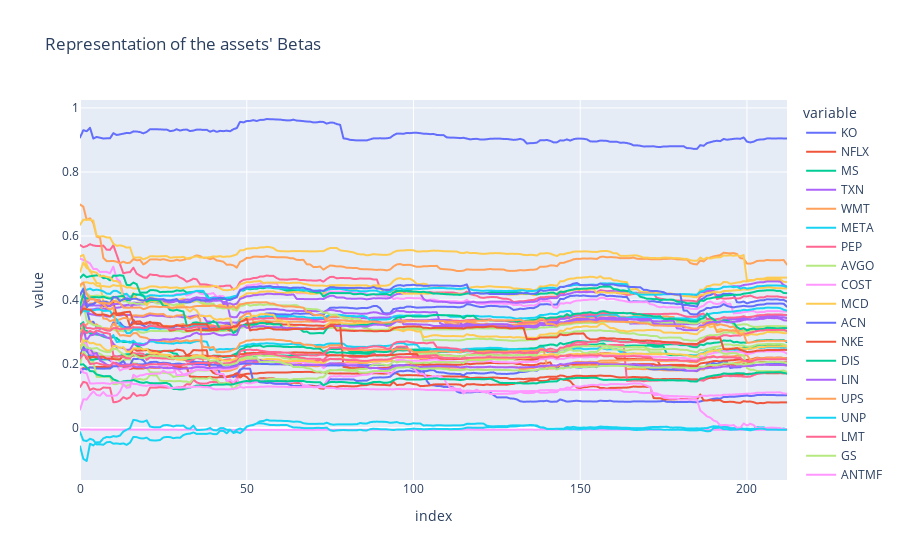

The notebook cell saved with this chart:
### Code cell
fig = px.line(df_betas,x = df_betas.index,y = df_betas.columns,title = "Representation of the assets' Betas")
fig.show()

### Figure 1 — Plotly figure (JSON) as saved in the notebook; plotly's stock layout.template omitted (floating-point values rounded to 4 significant figures; data arrays with more than 128 entries replaced by an {"elided": "..."} marker saying what was removed)
{"data": [{"hovertemplate": "variable=KO<br>index=%{x}<br>value=%{y}<extra></extra>", "legendgroup": "KO", "line": {"color": "#636efa", "dash": "solid"}, "marker": {"symbol": "circle"}, "mode": "lines", "name": "KO", "showlegend": true, "type": "scattergl", "x": {"elided": "213 int values"}, "xaxis": "x", "y": {"elided": "213 float values"}, "yaxis": "y"}, {"hovertemplate": "variable=NFLX<br>index=%{x}<br>value=%{y}<extra></extra>", "legendgroup": "NFLX", "line": {"color": "#EF553B", "dash": "solid"}, "marker": {"symbol": "circle"}, "mode": "lines", "name": "NFLX", "showlegend": true, "type": "scattergl", "x": {"elided": "213 int values"}, "xaxis": "x", "y": {"elided": "213 float values"}, "yaxis": "y"}, {"hovertemplate": "variable=MS<br>index=%{x}<br>value=%{y}<extra></extra>", "legendgroup": "MS", "line": {"color": "#00cc96", "dash": "solid"}, "marker": {"symbol": "circle"}, "mode": "lines", "name": "MS", "showlegend": true, "type": "scattergl", "x": {"elided": "213 int values"}, "xaxis": "x", "y": {"elided": "213 float values"}, "yaxis": "y"}, {"hovertemplate": "variable=TXN<br>index=%{x}<br>value=%{y}<extra></extra>", "legendgroup": "TXN", "line": {"color": "#ab63fa", "dash": "solid"}, "marker": {"symbol": "circle"}, "mode": "lines", "name": "TXN", "showlegend": true, "type": "scattergl", "x": {"elided": "213 int values"}, "xaxis": "x", "y": {"elided": "213 float values"}, "yaxis": "y"}, {"hovertemplate": "variable=WMT<br>index=%{x}<br>value=%{y}<extra></extra>", "legendgroup": "WMT", "line": {"color": "#FFA15A", "dash": "solid"}, "marker": {"symbol": "circle"}, "mode": "lines", "name": "WMT", "showlegend": true, "type": "scattergl", "x": {"elided": "213 int values"}, "xaxis": "x", "y": {"elided": "213 float values"}, "yaxis": "y"}, {"hovertemplate": "variable=META<br>index=%{x}<br>value=%{y}<extra></extra>", "legendgroup": "META", "line": {"color": "#19d3f3", "dash": "solid"}, "marker": {"symbol": "circle"}, "mode": "lines", "name": "META", "showlegend": true, "type": "scattergl", "x": {"elided": "213 int values"}, "xaxis": "x", "y": {"elided": "213 float values"}, "yaxis": "y"}, {"hovertemplate": "variable=PEP<br>index=%{x}<br>value=%{y}<extra></extra>", "legendgroup": "PEP", "line": {"color": "#FF6692", "dash": "solid"}, "marker": {"symbol": "circle"}, "mode": "lines", "name": "PEP", "showlegend": true, "type": "scattergl", "x": {"elided": "213 int values"}, "xaxis": "x", "y": {"elided": "213 float values"}, "yaxis": "y"}, {"hovertemplate": "variable=AVGO<br>index=%{x}<br>value=%{y}<extra></extra>", "legendgroup": "AVGO", "line": {"color": "#B6E880", "dash": "solid"}, "marker": {"symbol": "circle"}, "mode": "lines", "name": "AVGO", "showlegend": true, "type": "scattergl", "x": {"elided": "213 int values"}, "xaxis": "x", "y": {"elided": "213 float values"}, "yaxis": "y"}, {"hovertemplate": "variable=COST<br>index=%{x}<br>value=%{y}<extra></extra>", "legendgroup": "COST", "line": {"color": "#FF97FF", "dash": "solid"}, "marker": {"symbol": "circle"}, "mode": "lines", "name": "COST", "showlegend": true, "type": "scattergl", "x": {"elided": "213 int values"}, "xaxis": "x", "y": {"elided": "213 float values"}, "yaxis": "y"}, {"hovertemplate": "variable=MCD<br>index=%{x}<br>value=%{y}<extra></extra>", "legendgroup": "MCD", "line": {"color": "#FECB52", "dash": "solid"}, "marker": {"symbol": "circle"}, "mode": "lines", "name": "MCD", "showlegend": true, "type": "scattergl", "x": {"elided": "213 int values"}, "xaxis": "x", "y": {"elided": "213 float values"}, "yaxis": "y"}, {"hovertemplate": "variable=ACN<br>index=%{x}<br>value=%{y}<extra></extra>", "legendgroup": "ACN", "line": {"color": "#636efa", "dash": "solid"}, "marker": {"symbol": "circle"}, "mode": "lines", "name": "ACN", "showlegend": true, "type": "scattergl", "x": {"elided": "213 int values"}, "xaxis": "x", "y": {"elided": "213 float values"}, "yaxis": "y"}, {"hovertemplate": "variable=NKE<br>index=%{x}<br>value=%{y}<extra></extra>", "legendgroup": "NKE", "line": {"color": "#EF553B", "dash": "solid"}, "marker": {"symbol": "circle"}, "mode": "lines", "name": "NKE", "showlegend": true, "type": "scattergl", "x": {"elided": "213 int values"}, "xaxis": "x", "y": {"elided": "213 float values"}, "yaxis": "y"}, {"hovertemplate": "variable=DIS<br>index=%{x}<br>value=%{y}<extra></extra>", "legendgroup": "DIS", "line": {"color": "#00cc96", "dash": "solid"}, "marker": {"symbol": "circle"}, "mode": "lines", "name": "DIS", "showlegend": true, "type": "scattergl", "x": {"elided": "213 int values"}, "xaxis": "x", "y": {"elided": "213 float values"}, "yaxis": "y"}, {"hovertemplate": "variable=LIN<br>index=%{x}<br>value=%{y}<extra></extra>", "legendgroup": "LIN", "line": {"color": "#ab63fa", "dash": "solid"}, "marker": {"symbol": "circle"}, "mode": "lines", "name": "LIN", "showlegend": true, "type": "scattergl", "x": {"elided": "213 int values"}, "xaxis": "x", "y": {"elided": "213 float values"}, "yaxis": "y"}, {"hovertemplate": "variable=UPS<br>index=%{x}<br>value=%{y}<extra></extra>", "legendgroup": "UPS", "line": {"color": "#FFA15A", "dash": "solid"}, "marker": {"symbol": "circle"}, "mode": "lines", "name": "UPS", "showlegend": true, "type": "scattergl", "x": {"elided": "213 int values"}, "xaxis": "x", "y": {"elided": "213 float values"}, "yaxis": "y"}, {"hovertemplate": "variable=UNP<br>index=%{x}<br>value=%{y}<extra></extra>", "legendgroup": "UNP", "line": {"color": "#19d3f3", "dash": "solid"}, "marker": {"symbol": "circle"}, "mode": "lines", "name": "UNP", "showlegend": true, "type": "scattergl", "x": {"elided": "213 int values"}, "xaxis": "x", "y": {"elided": "213 float values"}, "yaxis": "y"}, {"hovertemplate": "variable=LMT<br>index=%{x}<br>value=%{y}<extra></extra>", "legendgroup": "LMT", "line": {"color": "#FF6692", "dash": "solid"}, "marker": {"symbol": "circle"}, "mode": "lines", "name": "LMT", "showlegend": true, "type": "scattergl", "x": {"elided": "213 int values"}, "xaxis": "x", "y": {"elided": "213 float values"}, "yaxis": "y"}, {"hovertemplate": "variable=GS<br>index=%{x}<br>value=%{y}<extra></extra>", "legendgroup": "GS", "line": {"color": "#B6E880", "dash": "solid"}, "marker": {"symbol": "circle"}, "mode": "lines", "name": "GS", "showlegend": true, "type": "scattergl", "x": {"elided": "213 int values"}, "xaxis": "x", "y": {"elided": "213 float values"}, "yaxis": "y"}, {"hovertemplate": "variable=ANTMF<br>index=%{x}<br>value=%{y}<extra></extra>", "legendgroup": "ANTMF", "line": {"color": "#FF97FF", "dash": "solid"}, "marker": {"symbol": "circle"}, "mode": "lines", "name": "ANTMF", "showlegend": true, "type": "scattergl", "x": {"elided": "213 int values"}, "xaxis": "x", "y": {"elided": "213 float values"}, "yaxis": "y"}, {"hovertemplate": "variable=BLK<br>index=%{x}<br>value=%{y}<extra></extra>", "legendgroup": "BLK", "line": {"color": "#FECB52", "dash": "solid"}, "marker": {"symbol": "circle"}, "mode": "lines", "name": "BLK", "showlegend": true, "type": "scattergl", "x": {"elided": "213 int values"}, "xaxis": "x", "y": {"elided": "213 float values"}, "yaxis": "y"}, {"hovertemplate": "variable=CVS<br>index=%{x}<br>value=%{y}<extra></extra>", "legendgroup": "CVS", "line": {"color": "#636efa", "dash": "solid"}, "marker": {"symbol": "circle"}, "mode": "lines", "name": "CVS", "showlegend": true, "type": "scattergl", "x": {"elided": "213 int values"}, "xaxis": "x", "y": {"elided": "213 float values"}, "yaxis": "y"}, {"hovertemplate": "variable=PYPL<br>index=%{x}<br>value=%{y}<extra></extra>", "legendgroup": "PYPL", "line": {"color": "#EF553B", "dash": "solid"}, "marker": {"symbol": "circle"}, "mode": "lines", "name": "PYPL", "showlegend": true, "type": "scattergl", "x": {"elided": "213 int values"}, "xaxis": "x", "y": {"elided": "213 float values"}, "yaxis": "y"}, {"hovertemplate": "variable=MCO<br>index=%{x}<br>value=%{y}<extra></extra>", "legendgroup": "MCO", "line": {"color": "#00cc96", "dash": "solid"}, "marker": {"symbol": "circle"}, "mode": "lines", "name": "MCO", "showlegend": true, "type": "scattergl", "x": {"elided": "213 int values"}, "xaxis": "x", "y": {"elided": "213 float values"}, "yaxis": "y"}, {"hovertemplate": "variable=MNST<br>index=%{x}<br>value=%{y}<extra></extra>", "legendgroup": "MNST", "line": {"color": "#ab63fa", "dash": "solid"}, "marker": {"symbol": "circle"}, "mode": "lines", "name": "MNST", "showlegend": true, "type": "scattergl", "x": {"elided": "213 int values"}, "xaxis": "x", "y": {"elided": "213 float values"}, "yaxis": "y"}, {"hovertemplate": "variable=FDX<br>index=%{x}<br>value=%{y}<extra></extra>", "legendgroup": "FDX", "line": {"color": "#FFA15A", "dash": "solid"}, "marker": {"symbol": "circle"}, "mode": "lines", "name": "FDX", "showlegend": true, "type": "scattergl", "x": {"elided": "213 int values"}, "xaxis": "x", "y": {"elided": "213 float values"}, "yaxis": "y"}, {"hovertemplate": "variable=MSFT<br>index=%{x}<br>value=%{y}<extra></extra>", "legendgroup": "MSFT", "line": {"color": "#19d3f3", "dash": "solid"}, "marker": {"symbol": "circle"}, "mode": "lines", "name": "MSFT", "showlegend": true, "type": "scattergl", "x": {"elided": "213 int values"}, "xaxis": "x", "y": {"elided": "213 float values"}, "yaxis": "y"}, {"hovertemplate": "variable=AAPL<br>index=%{x}<br>value=%{y}<extra></extra>", "legendgroup": "AAPL", "line": {"color": "#FF6692", "dash": "solid"}, "marker": {"symbol": "circle"}, "mode": "lines", "name": "AAPL", "showlegend": true, "type": "scattergl", "x": {"elided": "213 int values"}, "xaxis": "x", "y": {"elided": "213 float values"}, "yaxis": "y"}, {"hovertemplate": "variable=AMZN<br>index=%{x}<br>value=%{y}<extra></extra>", "legendgroup": "AMZN", "line": {"color": "#B6E880", "dash": "solid"}, "marker": {"symbol": "circle"}, "mode": "lines", "name": "AMZN", "showlegend": true, "type": "scattergl", "x": {"elided": "213 int values"}, "xaxis": "x", "y": {"elided": "213 float values"}, "yaxis": "y"}, {"hovertemplate": "variable=BAC<br>index=%{x}<br>value=%{y}<extra></extra>", "legendgroup": "BAC", "line": {"color": "#FF97FF", "dash": "solid"}, "marker": {"symbol": "circle"}, "mode": "lines", "name": "BAC", "showlegend": true, "type": "scattergl", "x": {"elided": "213 int values"}, "xaxis": "x", "y": {"elided": "213 float values"}, "yaxis": "y"}, {"hovertemplate": "variable=PG<br>index=%{x}<br>value=%{y}<extra></extra>", "legendgroup": "PG", "line": {"color": "#FECB52", "dash": "solid"}, "marker": {"symbol": "circle"}, "mode": "lines", "name": "PG", "showlegend": true, "type": "scattergl", "x": {"elided": "213 int values"}, "xaxis": "x", "y": {"elided": "213 float values"}, "yaxis": "y"}, {"hovertemplate": "variable=CCCS<br>index=%{x}<br>value=%{y}<extra></extra>", "legendgroup": "CCCS", "line": {"color": "#636efa", "dash": "solid"}, "marker": {"symbol": "circle"}, "mode": "lines", "name": "CCCS", "showlegend": true, "type": "scattergl", "x": {"elided": "213 int values"}, "xaxis": "x", "y": {"elided": "213 float values"}, "yaxis": "y"}, {"hovertemplate": "variable=MRK<br>index=%{x}<br>value=%{y}<extra></extra>", "legendgroup": "MRK", "line": {"color": "#EF553B", "dash": "solid"}, "marker": {"symbol": "circle"}, "mode": "lines", "name": "MRK", "showlegend": true, "type": "scattergl", "x": {"elided": "213 int values"}, "xaxis": "x", "y": {"elided": "213 float values"}, "yaxis": "y"}, {"hovertemplate": "variable=JNJ<br>index=%{x}<br>value=%{y}<extra></extra>", "legendgroup": "JNJ", "line": {"color": "#00cc96", "dash": "solid"}, "marker": {"symbol": "circle"}, "mode": "lines", "name": "JNJ", "showlegend": true, "type": "scattergl", "x": {"elided": "213 int values"}, "xaxis": "x", "y": {"elided": "213 float values"}, "yaxis": "y"}, {"hovertemplate": "variable=HD<br>index=%{x}<br>value=%{y}<extra></extra>", "legendgroup": "HD", "line": {"color": "#ab63fa", "dash": "solid"}, "marker": {"symbol": "circle"}, "mode": "lines", "name": "HD", "showlegend": true, "type": "scattergl", "x": {"elided": "213 int values"}, "xaxis": "x", "y": {"elided": "213 float values"}, "yaxis": "y"}, {"hovertemplate": "variable=BRK-B<br>index=%{x}<br>value=%{y}<extra></extra>", "legendgroup": "BRK-B", "line": {"color": "#FFA15A", "dash": "solid"}, "marker": {"symbol": "circle"}, "mode": "lines", "name": "BRK-B", "showlegend": true, "type": "scattergl", "x": {"elided": "213 int values"}, "xaxis": "x", "y": {"elided": "213 float values"}, "yaxis": "y"}, {"hovertemplate": "variable=V<br>index=%{x}<br>value=%{y}<extra></extra>", "legendgroup": "V", "line": {"color": "#19d3f3", "dash": "solid"}, "marker": {"symbol": "circle"}, "mode": "lines", "name": "V", "showlegend": true, "type": "scattergl", "x": {"elided": "213 int values"}, "xaxis": "x", "y": {"elided": "213 float values"}, "yaxis": "y"}, {"hovertemplate": "variable=UNH<br>index=%{x}<br>value=%{y}<extra></extra>", "legendgroup": "UNH", "line": {"color": "#FF6692", "dash": "solid"}, "marker": {"symbol": "circle"}, "mode": "lines", "name": "UNH", "showlegend": true, "type": "scattergl", "x": {"elided": "213 int values"}, "xaxis": "x", "y": {"elided": "213 float values"}, "yaxis": "y"}, {"hovertemplate": "variable=VZ<br>index=%{x}<br>value=%{y}<extra></extra>", "legendgroup": "VZ", "line": {"color": "#B6E880", "dash": "solid"}, "marker": {"symbol": "circle"}, "mode": "lines", "name": "VZ", "showlegend": true, "type": "scattergl", "x": {"elided": "213 int values"}, "xaxis": "x", "y": {"elided": "213 float values"}, "yaxis": "y"}, {"hovertemplate": "variable=PFE<br>index=%{x}<br>value=%{y}<extra></extra>", "legendgroup": "PFE", "line": {"color": "#FF97FF", "dash": "solid"}, "marker": {"symbol": "circle"}, "mode": "lines", "name": "PFE", "showlegend": true, "type": "scattergl", "x": {"elided": "213 int values"}, "xaxis": "x", "y": {"elided": "213 float values"}, "yaxis": "y"}, {"hovertemplate": "variable=CVX<br>index=%{x}<br>value=%{y}<extra></extra>", "legendgroup": "CVX", "line": {"color": "#FECB52", "dash": "solid"}, "marker": {"symbol": "circle"}, "mode": "lines", "name": "CVX", "showlegend": true, "type": "scattergl", "x": {"elided": "213 int values"}, "xaxis": "x", "y": {"elided": "213 float values"}, "yaxis": "y"}, {"hovertemplate": "variable=CSCO<br>index=%{x}<br>value=%{y}<extra></extra>", "legendgroup": "CSCO", "line": {"color": "#636efa", "dash": "solid"}, "marker": {"symbol": "circle"}, "mode": "lines", "name": "CSCO", "showlegend": true, "type": "scattergl", "x": {"elided": "213 int values"}, "xaxis": "x", "y": {"elided": "213 float values"}, "yaxis": "y"}, {"hovertemplate": "variable=CMCSA<br>index=%{x}<br>value=%{y}<extra></extra>", "legendgroup": "CMCSA", "line": {"color": "#EF553B", "dash": "solid"}, "marker": {"symbol": "circle"}, "mode": "lines", "name": "CMCSA", "showlegend": true, "type": "scattergl", "x": {"elided": "213 int values"}, "xaxis": "x", "y": {"elided": "213 float values"}, "yaxis": "y"}, {"hovertemplate": "variable=WFC<br>index=%{x}<br>value=%{y}<extra></extra>", "legendgroup": "WFC", "line": {"color": "#00cc96", "dash": "solid"}, "marker": {"symbol": "circle"}, "mode": "lines", "name": "WFC", "showlegend": true, "type": "scattergl", "x": {"elided": "213 int values"}, "xaxis": "x", "y": {"elided": "213 float values"}, "yaxis": "y"}, {"hovertemplate": "variable=BA<br>index=%{x}<br>value=%{y}<extra></extra>", "legendgroup": "BA", "line": {"color": "#ab63fa", "dash": "solid"}, "marker": {"symbol": "circle"}, "mode": "lines", "name": "BA", "showlegend": true, "type": "scattergl", "x": {"elided": "213 int values"}, "xaxis": "x", "y": {"elided": "213 float values"}, "yaxis": "y"}, {"hovertemplate": "variable=ADBE<br>index=%{x}<br>value=%{y}<extra></extra>", "legendgroup": "ADBE", "line": {"color": "#FFA15A", "dash": "solid"}, "marker": {"symbol": "circle"}, "mode": "lines", "name": "ADBE", "showlegend": true, "type": "scattergl", "x": {"elided": "213 int values"}, "xaxis": "x", "y": {"elided": "213 float values"}, "yaxis": "y"}, {"hovertemplate": "variable=A<br>index=%{x}<br>value=%{y}<extra></extra>", "legendgroup": "A", "line": {"color": "#19d3f3", "dash": "solid"}, "marker": {"symbol": "circle"}, "mode": "lines", "name": "A", "showlegend": true, "type": "scattergl", "x": {"elided": "213 int values"}, "xaxis": "x", "y": {"elided": "213 float values"}, "yaxis": "y"}, {"hovertemplate": "variable=B<br>index=%{x}<br>value=%{y}<extra></extra>", "legendgroup": "B", "line": {"color": "#FF6692", "dash": "solid"}, "marker": {"symbol": "circle"}, "mode": "lines", "name": "B", "showlegend": true, "type": "scattergl", "x": {"elided": "213 int values"}, "xaxis": "x", "y": {"elided": "213 float values"}, "yaxis": "y"}, {"hovertemplate": "variable=R<br>index=%{x}<br>value=%{y}<extra></extra>", "legendgroup": "R", "line": {"color": "#B6E880", "dash": "solid"}, "marker": {"symbol": "circle"}, "mode": "lines", "name": "R", "showlegend": true, "type": "scattergl", "x": {"elided": "213 int values"}, "xaxis": "x", "y": {"elided": "213 float values"}, "yaxis": "y"}, {"hovertemplate": "variable=TSLA<br>index=%{x}<br>value=%{y}<extra></extra>", "legendgroup": "TSLA", "line": {"color": "#FF97FF", "dash": "solid"}, "marker": {"symbol": "circle"}, "mode": "lines", "name": "TSLA", "showlegend": true, "type": "scattergl", "x": {"elided": "213 int values"}, "xaxis": "x", "y": {"elided": "213 float values"}, "yaxis": "y"}, {"hovertemplate": "variable=ACN.1<br>index=%{x}<br>value=%{y}<extra></extra>", "legendgroup": "ACN.1", "line": {"color": "#FECB52", "dash": "solid"}, "marker": {"symbol": "circle"}, "mode": "lines", "name": "ACN.1", "showlegend": true, "type": "scattergl", "x": {"elided": "213 int values"}, "xaxis": "x", "y": {"elided": "213 float values"}, "yaxis": "y"}, {"hovertemplate": "variable=ptf<br>index=%{x}<br>value=%{y}<extra></extra>", "legendgroup": "ptf", "line": {"color": "#636efa", "dash": "solid"}, "marker": {"symbol": "circle"}, "mode": "lines", "name": "ptf", "showlegend": true, "type": "scattergl", "x": {"elided": "213 int values"}, "xaxis": "x", "y": {"elided": "213 float values"}, "yaxis": "y"}], "layout": {"legend": {"title": {"text": "variable"}, "tracegroupgap": 0}, "title": {"text": "Representation of the assets' Betas"}, "xaxis": {"anchor": "y", "domain": [0, 1], "title": {"text": "index"}}, "yaxis": {"anchor": "x", "domain": [0, 1], "title": {"text": "value"}}}}
